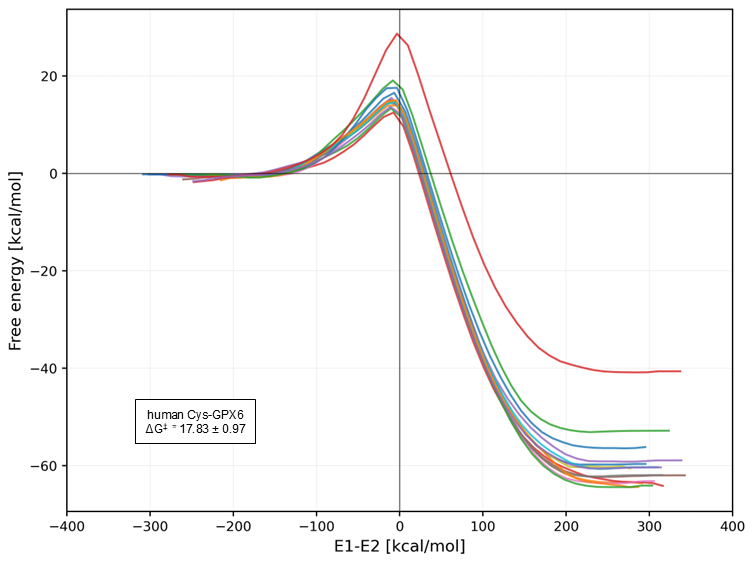
#> input picture analysis_scripts/Figures/Updated_figures/Fig3A.png, 753 x 562 px, found by its file name
$ python free_energy_plots.py
#> lines starting #> are read from the running program, lines starting #| are printed output that depends on the picture
"""
unify_xaxis_png.py
------------------
Unifies the x-axis range of 4 existing PNG figures to -350..500
while keeping the y-axis and all other content intact.

Requirements: pip install Pillow
"""
import numpy as np
from PIL import Image, ImageDraw, ImageFont
import os

# ── Spine coordinates (auto-detected from images) ─────────────────────────
LEFT, RIGHT = 263, 1786
TOP, BOTTOM = 206, 1416
IMG_W, IMG_H = 2000, 1607
PLOT_W = RIGHT - LEFT   # 1523 px
PLOT_H = BOTTOM - TOP   # 1210 px

# ── Input figures with their current x-axis data ranges ───────────────────
INPUT_DIR  = r"D:\PhD_Thesis\analysis\FINAL_PUBLICATION_FIGURES\Figures_FINAL"
OUTPUT_DIR = r"D:\PhD_Thesis\analysis\FINAL_PUBLICATION_FIGURES\Figures_FINAL\unified_xaxis"

fig_info = [
    ("Fig3A.png", -300, 325),   # humancys
    ("Fig3B.png", -300, 400),   # humansec
    ("Fig3C.png", -300, 400),   # mousecys
    ("Fig3D.png", -300, 500),   # mousesec
]

# ── Unified target x range ─────────────────────────────────────────────────
TARGET_XMIN, TARGET_XMAX = -350, 500
px_per_unit = PLOT_W / (TARGET_XMAX - TARGET_XMIN)   # ~1.792 px/unit

# ── Tick marks to draw ─────────────────────────────────────────────────────
TICKS = [-300, -200, -100, 0, 100, 200, 300, 400, 500]

# ── ACS-style font (adjust path for Windows if needed) ────────────────────
# Windows: r"C:\Windows\Fonts\arial.ttf"
FONT_PATH  = r"C:\Windows\Fonts\arial.ttf"
TICK_SIZE  = 44
LABEL_SIZE = 44

try:
    font_tick  = ImageFont.truetype(FONT_PATH, TICK_SIZE)
    font_label = ImageFont.truetype(FONT_PATH, LABEL_SIZE)
except:
    font_tick = font_label = ImageFont.load_default()

os.makedirs(OUTPUT_DIR, exist_ok=True)

for fname, xmin, xmax in fig_info:
    fpath = os.path.join(INPUT_DIR, fname)
    if not os.path.exists(fpath):
        print(f"[SKIP] {fpath}")
        continue

    img = Image.open(fpath).convert('RGB')

    # 1. Extract interior pixels (strictly inside spines)
    interior = np.array(img)[TOP+1:BOTTOM, LEFT+1:RIGHT, :]
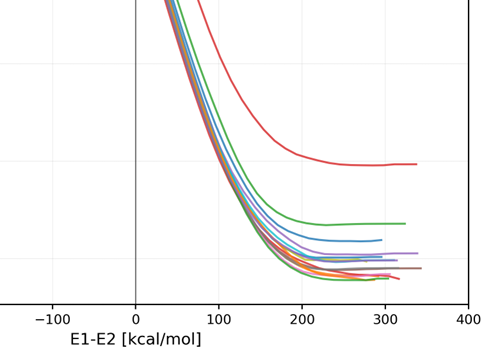
#> interior: shape (355, 489, 3); mean R, G, B 247.3, 246.9, 246.7
    int_h, int_w = interior.shape[:2]
#> int_h = 355; int_w = 489

    # 2. Rescale interior to match target px/unit
    new_int_w = int((xmax - xmin) * px_per_unit)
    rescaled  = Image.fromarray(interior).resize((new_int_w, int_h), Image.LANCZOS)
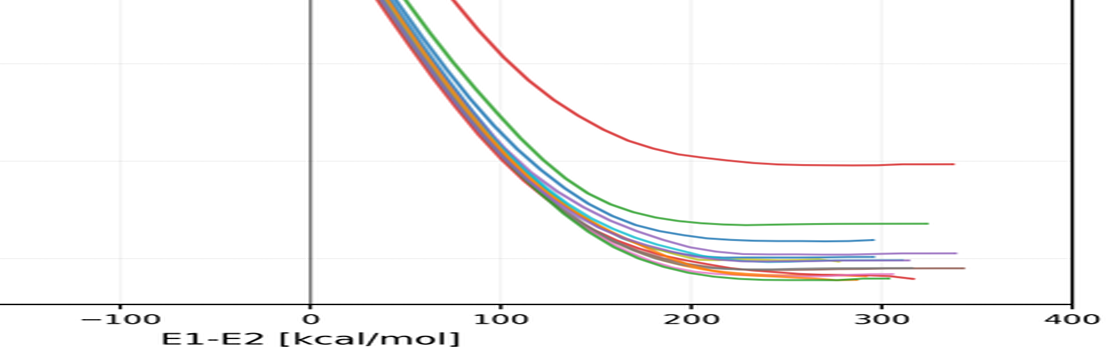
#> rescaled: PIL image 1119x355 RGB; mean R, G, B 247.2, 246.8, 246.6

    # 3. Compose into white canvas
    canvas = Image.new('RGB', (int_w, int_h), (255, 255, 255))
#> canvas: PIL image 489x355 RGB; every value is 255
    left_offset = int((xmin - TARGET_XMIN) * px_per_unit)
    canvas.paste(rescaled, (left_offset, 0))
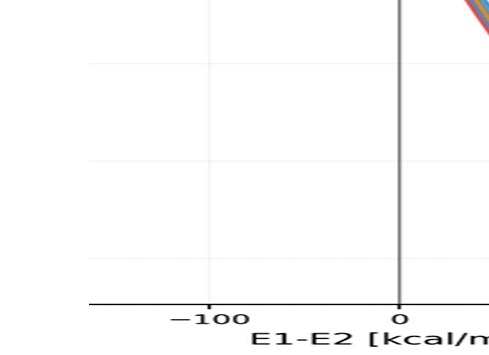
#> canvas: PIL image 489x355 RGB; mean R, G, B 251.4, 251.2, 251.3

    # 4. Copy original (preserves title, y-axis, margins)
    result = img.copy()

    # 5. Paste new interior (does NOT touch spine rows or title)
    result.paste(canvas, (LEFT+1, TOP+1))
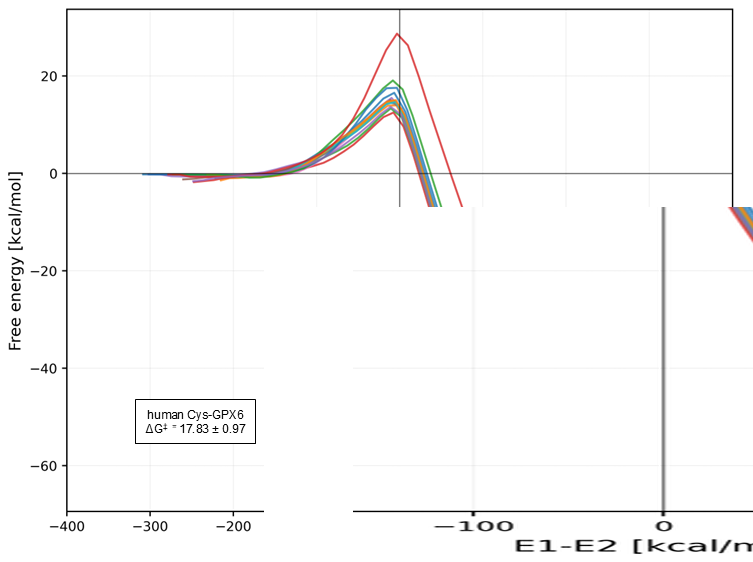
#> result: PIL image 753x562 RGB; mean R, G, B 249.3, 249, 248.9

    # 6. White-out old x-axis strip
    draw = ImageDraw.Draw(result)
    draw.rectangle([(0, BOTTOM+1), (IMG_W, IMG_H)], fill=(255, 255, 255))

    # 7. New tick marks and labels
    TICK_LEN = 14
    for tick_val in TICKS:
        frac = (tick_val - TARGET_XMIN) / (TARGET_XMAX - TARGET_XMIN)
        tx = int(LEFT + frac * PLOT_W)
        draw.line([(tx, BOTTOM), (tx, BOTTOM + TICK_LEN)], fill=(0,0,0), width=3)
        label_text = str(tick_val)
        bbox = draw.textbbox((0,0), label_text, font=font_tick)
        tw = bbox[2] - bbox[0]
        draw.text((tx - tw//2, BOTTOM + TICK_LEN + 6), label_text,
                  fill=(0,0,0), font=font_tick)
#> this loop made 9 passes
#> (bbox, tw) on passes 1 to 9: ((0, 8, 100, 41), 100), ((0, 8, 100, 41), 100), ((0, 8, 100, 41), 100), ((0, 8, 28, 41), 28), ((0, 8, 84, 41), 84), ((0, 8, 84, 41), 84), ((0, 8, 84, 41), 84), ((0, 8, 84, 41), 84), ((0, 8, 84, 41), 84)

    # 8. X-axis label
    xlabel = "E1-E2 [kcal/mol]"
    bbox   = draw.textbbox((0,0), xlabel, font=font_label)
#> bbox = (0, 8, 361, 47)
    xw     = bbox[2] - bbox[0]
#> xw = 361
    xlabel_y = BOTTOM + TICK_LEN + TICK_SIZE + 28
    draw.text(((LEFT+RIGHT)//2 - xw//2, xlabel_y), xlabel,
              fill=(0,0,0), font=font_label)

    out_path = os.path.join(OUTPUT_DIR, fname)
    result.save(out_path, dpi=(300, 300))
    print(f"[OK] {out_path}")
#> pass 2 of the loop `for fname, xmin, xmax in fig_info:`:
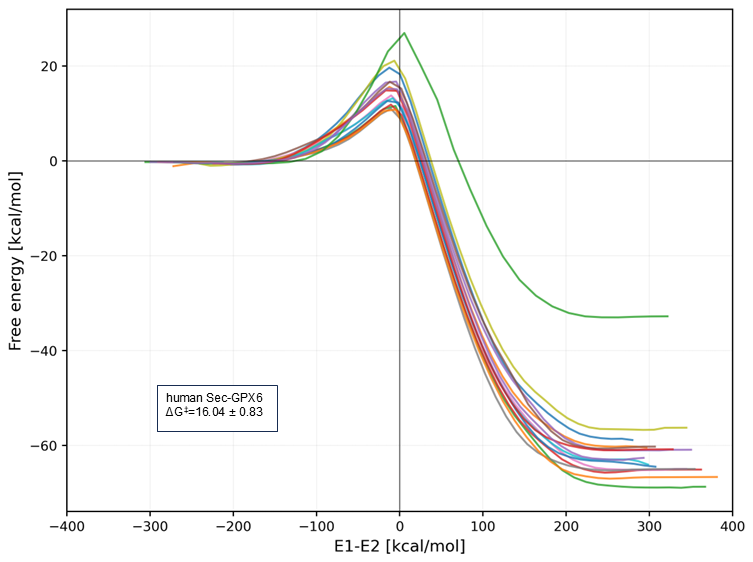
#> input picture analysis_scripts/Figures/Updated_figures/Fig3B.png, 753 x 562 px, found by its file name
#> `rescaled  = Image.fromarray(interior).resize((new_int_w, int_h), Image..`:
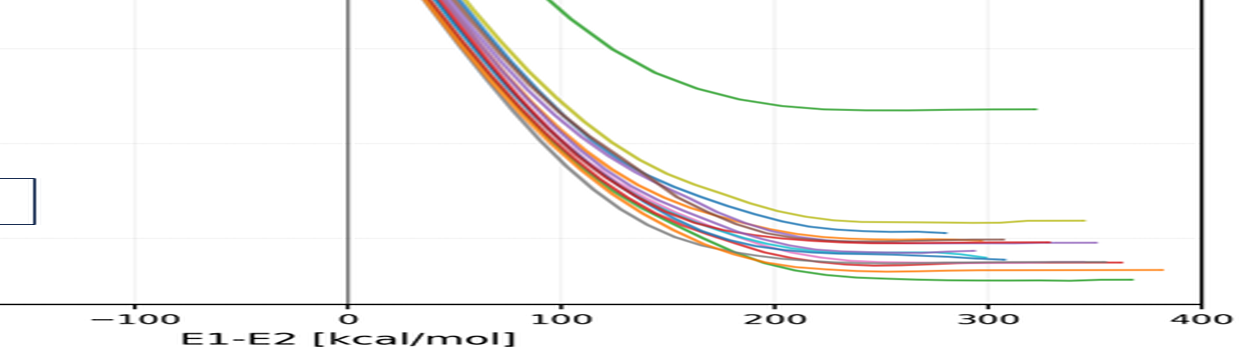
#> rescaled: PIL image 1254x355 RGB; mean R, G, B 246.9, 245.4, 244.6
#> `result.paste(canvas, (LEFT+1, TOP+1))`:
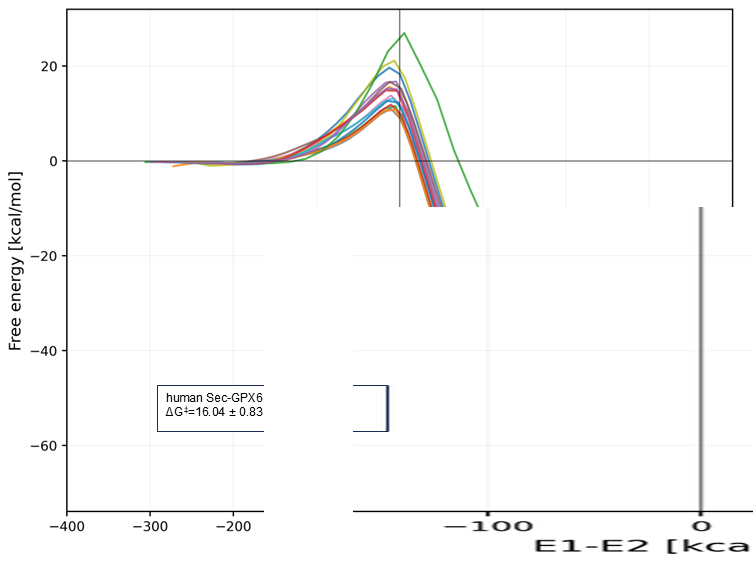
#> result: PIL image 753x562 RGB; mean R, G, B 249.1, 249, 248.8
#> the loop `for tick_val in TICKS:` made 9 passes
#> `bbox   = draw.textbbox((0,0), xlabel, font=font_label)`: bbox = (0, 8, 361, 47)
#> pass 3 of the loop `for fname, xmin, xmax in fig_info:`:
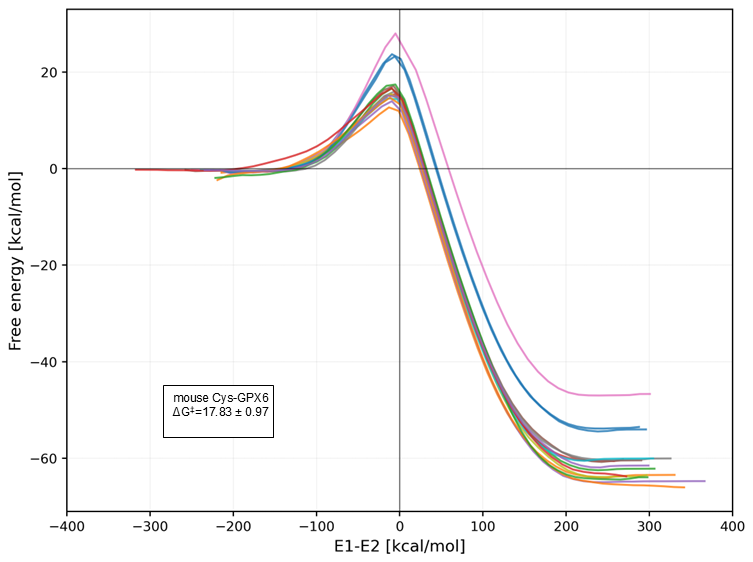
#> input picture analysis_scripts/Figures/Updated_figures/Fig3C.png, 753 x 562 px, found by its file name
#> `rescaled  = Image.fromarray(interior).resize((new_int_w, int_h), Image..`:
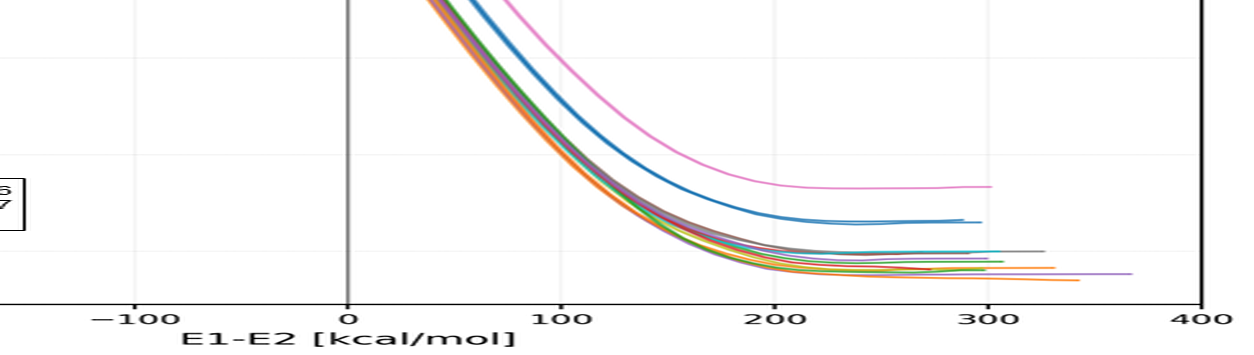
#> rescaled: PIL image 1254x355 RGB; mean R, G, B 247.4, 246.9, 246.6
#> `result.paste(canvas, (LEFT+1, TOP+1))`:
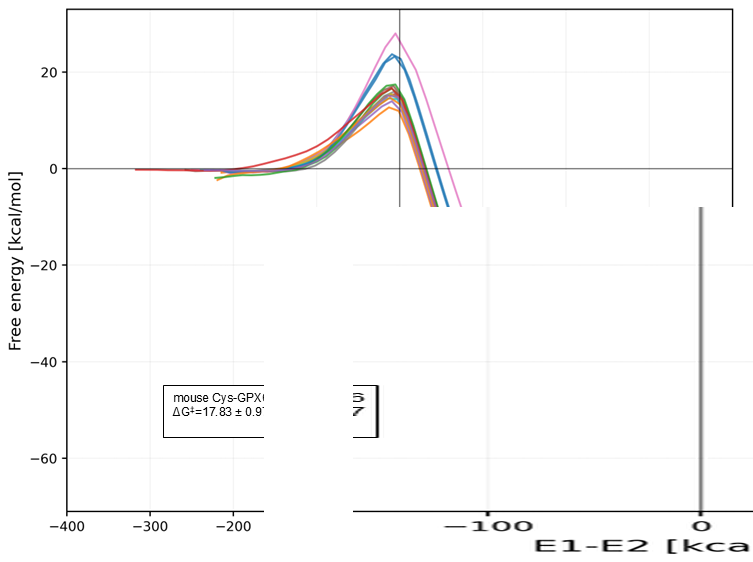
#> result: PIL image 753x562 RGB; mean R, G, B 249.3, 249, 249
#> the loop made 4 passes; the first 3 are shown

print("\nDone. All figures saved with unified x-axis −350 to 500.")
